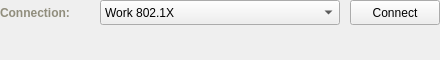
                        <widget class="QWidget" name="pageWiredConnect" >
                         <property name="minimumSize" >
                          <size>
                           <width>0</width>
                           <height>60</height>
                          </size>
                         </property>
                         <property name="maximumSize" >
                          <size>
                           <width>16777215</width>
                           <height>60</height>
                          </size>
                         </property>
                         <layout class="QVBoxLayout" >
                          <property name="spacing" >
                           <number>10</number>
                          </property>
                          <property name="leftMargin" >
                           <number>0</number>
                          </property>
                          <property name="topMargin" >
                           <number>0</number>
                          </property>
                          <property name="rightMargin" >
                           <number>0</number>
                          </property>
                          <property name="bottomMargin" >
                           <number>0</number>
                          </property>
                          <item>
                           <widget class="QFrame" name="frame_41" >
                            <property name="sizePolicy" >
                             <sizepolicy vsizetype="Fixed" hsizetype="Preferred" >
                              <horstretch>0</horstretch>
                              <verstretch>0</verstretch>
                             </sizepolicy>
                            </property>
                            <property name="minimumSize" >
                             <size>
                              <width>16</width>
                              <height>25</height>
                             </size>
                            </property>
                            <property name="maximumSize" >
                             <size>
                              <width>16777215</width>
                              <height>25</height>
                             </size>
                            </property>
                            <property name="palette" >
                             <palette>
                              <active/>
                              <inactive/>
                              <disabled/>
                             </palette>
                            </property>
                            <property name="autoFillBackground" >
                             <bool>false</bool>
                            </property>
                            <property name="frameShape" >
                             <enum>QFrame::NoFrame</enum>
                            </property>
                            <property name="frameShadow" >
                             <enum>QFrame::Plain</enum>
                            </property>
                            <layout class="QHBoxLayout" >
                             <property name="spacing" >
                              <number>0</number>
                             </property>
                             <property name="leftMargin" >
                              <number>0</number>
                             </property>
                             <property name="topMargin" >
                              <number>0</number>
                             </property>
                             <property name="rightMargin" >
                              <number>0</number>
                             </property>
                             <property name="bottomMargin" >
                              <number>0</number>
                             </property>
                             <item>
                              <widget class="QLabel" name="labelWiredConnectConnection" >
                               <property name="sizePolicy" >
                                <sizepolicy vsizetype="Fixed" hsizetype="Fixed" >
                                 <horstretch>0</horstretch>
                                 <verstretch>0</verstretch>
                                </sizepolicy>
                               </property>
                               <property name="minimumSize" >
                                <size>
                                 <width>100</width>
                                 <height>25</height>
                                </size>
                               </property>
                               <property name="maximumSize" >
                                <size>
                                 <width>100</width>
                                 <height>25</height>
                                </size>
                               </property>
                               <property name="palette" >
                                <palette>
                                 <active>
                                  <colorrole role="WindowText" >
                                   <brush brushstyle="SolidPattern" >
                                    <color alpha="255" >
                                     <red>144</red>
                                     <green>141</green>
                                     <blue>124</blue>
                                    </color>
                                   </brush>
                                  </colorrole>
                                 </active>
                                 <inactive>
                                  <colorrole role="WindowText" >
                                   <brush brushstyle="SolidPattern" >
                                    <color alpha="255" >
                                     <red>144</red>
                                     <green>141</green>
                                     <blue>124</blue>
                                    </color>
                                   </brush>
                                  </colorrole>
                                 </inactive>
                                 <disabled>
                                  <colorrole role="WindowText" >
                                   <brush brushstyle="SolidPattern" >
                                    <color alpha="255" >
                                     <red>127</red>
                                     <green>127</green>
                                     <blue>127</blue>
                                    </color>
                                   </brush>
                                  </colorrole>
                                 </disabled>
                                </palette>
                               </property>
                               <property name="font" >
                                <font>
                                 <weight>75</weight>
                                 <bold>true</bold>
                                </font>
                               </property>
                               <property name="text" >
                                <string>Connection:</string>
                               </property>
                               <property name="indent" >
                                <number>0</number>
                               </property>
                              </widget>
                             </item>
                             <item>
                              <widget class="QComboBox" name="comboBoxWiredConnection" >
                               <property name="sizePolicy" >
                                <sizepolicy vsizetype="Fixed" hsizetype="Expanding" >
                                 <horstretch>0</horstretch>
                                 <verstretch>0</verstretch>
                                </sizepolicy>
                               </property>
                               <property name="minimumSize" >
                                <size>
                                 <width>240</width>
                                 <height>25</height>
                                </size>
                               </property>
                               <property name="maximumSize" >
                                <size>
                                 <width>16777215</width>
                                 <height>25</height>
                                </size>
                               </property>
                               <property name="sizeAdjustPolicy" >
                                <enum>QComboBox::AdjustToContentsOnFirstShow</enum>
                               </property>
                               <item>
                                <property name="text" >
                                 <string>Work 802.1X</string>
                                </property>
                               </item>
                               <item>
                                <property name="text" >
                                 <string>-----</string>
                                </property>
                               </item>
                               <item>
                                <property name="text" >
                                 <string>Edit Connections...</string>
                                </property>
                               </item>
                              </widget>
                             </item>
                             <item>
                              <spacer>
                               <property name="orientation" >
                                <enum>Qt::Horizontal</enum>
                               </property>
                               <property name="sizeType" >
                                <enum>QSizePolicy::Fixed</enum>
                               </property>
                               <property name="sizeHint" >
                                <size>
                                 <width>10</width>
                                 <height>20</height>
                                </size>
                               </property>
                              </spacer>
                             </item>
                             <item>
                              <widget class="QPushButton" name="buttonWiredConnect" >
                               <property name="sizePolicy" >
                                <sizepolicy vsizetype="Fixed" hsizetype="Fixed" >
                                 <horstretch>0</horstretch>
                                 <verstretch>0</verstretch>
                                </sizepolicy>
                               </property>
                               <property name="minimumSize" >
                                <size>
                                 <width>90</width>
                                 <height>25</height>
                                </size>
                               </property>
                               <property name="maximumSize" >
                                <size>
                                 <width>90</width>
                                 <height>25</height>
                                </size>
                               </property>
                               <property name="text" >
                                <string>Connect</string>
                               </property>
                              </widget>
                             </item>
                            </layout>
                           </widget>
                          </item>
                          <item>
                           <spacer>
                            <property name="orientation" >
                             <enum>Qt::Vertical</enum>
                            </property>
                            <property name="sizeHint" >
                             <size>
                              <width>20</width>
                              <height>40</height>
                             </size>
                            </property>
                           </spacer>
                          </item>
                         </layout>
                        </widget>
